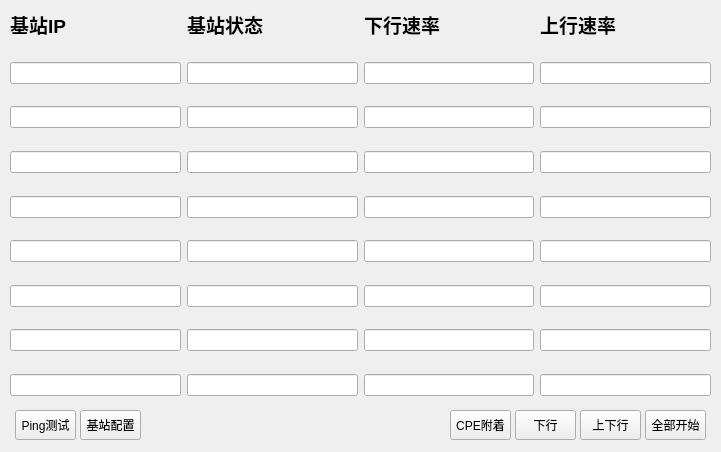
<?xml version="1.0" encoding="UTF-8"?>
<ui version="4.0">
 <class>widget</class>
 <widget class="QWidget" name="widget">
  <property name="geometry">
   <rect>
    <x>0</x>
    <y>0</y>
    <width>721</width>
    <height>452</height>
   </rect>
  </property>
  <property name="sizePolicy">
   <sizepolicy hsizetype="Fixed" vsizetype="Fixed">
    <horstretch>0</horstretch>
    <verstretch>0</verstretch>
   </sizepolicy>
  </property>
  <property name="minimumSize">
   <size>
    <width>721</width>
    <height>452</height>
   </size>
  </property>
  <property name="maximumSize">
   <size>
    <width>721</width>
    <height>486</height>
   </size>
  </property>
  <property name="palette">
   <palette>
    <active>
     <colorrole role="WindowText">
      <brush brushstyle="SolidPattern">
       <color alpha="255">
        <red>0</red>
        <green>0</green>
        <blue>0</blue>
       </color>
      </brush>
     </colorrole>
     <colorrole role="Dark">
      <brush brushstyle="SolidPattern">
       <color alpha="255">
        <red>157</red>
        <green>157</green>
        <blue>157</blue>
       </color>
      </brush>
     </colorrole>
     <colorrole role="Text">
      <brush brushstyle="SolidPattern">
       <color alpha="255">
        <red>0</red>
        <green>0</green>
        <blue>0</blue>
       </color>
      </brush>
     </colorrole>
     <colorrole role="ButtonText">
      <brush brushstyle="SolidPattern">
       <color alpha="255">
        <red>0</red>
        <green>0</green>
        <blue>0</blue>
       </color>
      </brush>
     </colorrole>
    </active>
    <inactive>
     <colorrole role="WindowText">
      <brush brushstyle="SolidPattern">
       <color alpha="255">
        <red>0</red>
        <green>0</green>
        <blue>0</blue>
       </color>
      </brush>
     </colorrole>
     <colorrole role="Dark">
      <brush brushstyle="SolidPattern">
       <color alpha="255">
        <red>157</red>
        <green>157</green>
        <blue>157</blue>
       </color>
      </brush>
     </colorrole>
     <colorrole role="Text">
      <brush brushstyle="SolidPattern">
       <color alpha="255">
        <red>0</red>
        <green>0</green>
        <blue>0</blue>
       </color>
      </brush>
     </colorrole>
     <colorrole role="ButtonText">
      <brush brushstyle="SolidPattern">
       <color alpha="255">
        <red>0</red>
        <green>0</green>
        <blue>0</blue>
       </color>
      </brush>
     </colorrole>
    </inactive>
    <disabled>
     <colorrole role="WindowText">
      <brush brushstyle="SolidPattern">
       <color alpha="255">
        <red>157</red>
        <green>157</green>
        <blue>157</blue>
       </color>
      </brush>
     </colorrole>
     <colorrole role="Dark">
      <brush brushstyle="SolidPattern">
       <color alpha="255">
        <red>157</red>
        <green>157</green>
        <blue>157</blue>
       </color>
      </brush>
     </colorrole>
     <colorrole role="Text">
      <brush brushstyle="SolidPattern">
       <color alpha="255">
        <red>157</red>
        <green>157</green>
        <blue>157</blue>
       </color>
      </brush>
     </colorrole>
     <colorrole role="ButtonText">
      <brush brushstyle="SolidPattern">
       <color alpha="255">
        <red>157</red>
        <green>157</green>
        <blue>157</blue>
       </color>
      </brush>
     </colorrole>
    </disabled>
   </palette>
  </property>
  <property name="focusPolicy">
   <enum>Qt::NoFocus</enum>
  </property>
  <property name="windowTitle">
   <string>工具</string>
  </property>
  <property name="autoFillBackground">
   <bool>false</bool>
  </property>
  <widget class="QWidget" name="layoutWidget">
   <property name="geometry">
    <rect>
     <x>10</x>
     <y>10</y>
     <width>701</width>
     <height>386</height>
    </rect>
   </property>
   <property name="sizePolicy">
    <sizepolicy hsizetype="Fixed" vsizetype="Fixed">
     <horstretch>0</horstretch>
     <verstretch>0</verstretch>
    </sizepolicy>
   </property>
   <layout class="QHBoxLayout" name="horizontalLayout_2">
    <item>
     <layout class="QVBoxLayout" name="verticalLayout_1">
      <item>
       <widget class="QLabel" name="label_1">
        <property name="sizePolicy">
         <sizepolicy hsizetype="Fixed" vsizetype="Fixed">
          <horstretch>0</horstretch>
          <verstretch>0</verstretch>
         </sizepolicy>
        </property>
        <property name="text">
         <string>&lt;html&gt;&lt;head/&gt;&lt;body&gt;&lt;p align=&quot;center&quot;&gt;&lt;span style=&quot; font-size:14pt; font-weight:600;&quot;&gt;基站IP&lt;/span&gt;&lt;/p&gt;&lt;/body&gt;&lt;/html&gt;</string>
        </property>
       </widget>
      </item>
      <item>
       <spacer name="verticalSpacer_1">
        <property name="sizePolicy">
         <sizepolicy hsizetype="Fixed" vsizetype="Fixed">
          <horstretch>0</horstretch>
          <verstretch>0</verstretch>
         </sizepolicy>
        </property>
        <property name="orientation">
         <enum>Qt::Vertical</enum>
        </property>
        <property name="sizeHint" stdset="0">
         <size>
          <width>20</width>
          <height>13</height>
         </size>
        </property>
       </spacer>
      </item>
      <item>
       <widget class="QLineEdit" name="lineEdit_1">
        <property name="sizePolicy">
         <sizepolicy hsizetype="Minimum" vsizetype="Fixed">
          <horstretch>0</horstretch>
          <verstretch>0</verstretch>
         </sizepolicy>
        </property>
        <property name="cursor">
         <cursorShape>IBeamCursor</cursorShape>
        </property>
        <property name="focusPolicy">
         <enum>Qt::StrongFocus</enum>
        </property>
       </widget>
      </item>
      <item>
       <spacer name="verticalSpacer_2">
        <property name="sizePolicy">
         <sizepolicy hsizetype="Fixed" vsizetype="Fixed">
          <horstretch>0</horstretch>
          <verstretch>0</verstretch>
         </sizepolicy>
        </property>
        <property name="orientation">
         <enum>Qt::Vertical</enum>
        </property>
        <property name="sizeHint" stdset="0">
         <size>
          <width>20</width>
          <height>13</height>
         </size>
        </property>
       </spacer>
      </item>
      <item>
       <widget class="QLineEdit" name="lineEdit_2">
        <property name="sizePolicy">
         <sizepolicy hsizetype="Minimum" vsizetype="Fixed">
          <horstretch>0</horstretch>
          <verstretch>0</verstretch>
         </sizepolicy>
        </property>
        <property name="cursor">
         <cursorShape>IBeamCursor</cursorShape>
        </property>
        <property name="focusPolicy">
         <enum>Qt::StrongFocus</enum>
        </property>
       </widget>
      </item>
      <item>
       <spacer name="verticalSpacer_3">
        <property name="sizePolicy">
         <sizepolicy hsizetype="Fixed" vsizetype="Fixed">
          <horstretch>0</horstretch>
          <verstretch>0</verstretch>
         </sizepolicy>
        </property>
        <property name="orientation">
         <enum>Qt::Vertical</enum>
        </property>
        <property name="sizeHint" stdset="0">
         <size>
          <width>20</width>
          <height>13</height>
         </size>
        </property>
       </spacer>
      </item>
      <item>
       <widget class="QLineEdit" name="lineEdit_3">
        <property name="sizePolicy">
         <sizepolicy hsizetype="Minimum" vsizetype="Fixed">
          <horstretch>0</horstretch>
          <verstretch>0</verstretch>
         </sizepolicy>
        </property>
        <property name="cursor">
         <cursorShape>IBeamCursor</cursorShape>
        </property>
        <property name="focusPolicy">
         <enum>Qt::StrongFocus</enum>
        </property>
       </widget>
      </item>
      <item>
       <spacer name="verticalSpacer_4">
        <property name="sizePolicy">
         <sizepolicy hsizetype="Fixed" vsizetype="Fixed">
          <horstretch>0</horstretch>
          <verstretch>0</verstretch>
         </sizepolicy>
        </property>
        <property name="orientation">
         <enum>Qt::Vertical</enum>
        </property>
        <property name="sizeHint" stdset="0">
         <size>
          <width>20</width>
          <height>13</height>
         </size>
        </property>
       </spacer>
      </item>
      <item>
       <widget class="QLineEdit" name="lineEdit_4">
        <property name="sizePolicy">
         <sizepolicy hsizetype="Minimum" vsizetype="Fixed">
          <horstretch>0</horstretch>
          <verstretch>0</verstretch>
         </sizepolicy>
        </property>
        <property name="cursor">
         <cursorShape>IBeamCursor</cursorShape>
        </property>
        <property name="focusPolicy">
         <enum>Qt::StrongFocus</enum>
        </property>
       </widget>
      </item>
      <item>
       <spacer name="verticalSpacer_5">
        <property name="sizePolicy">
         <sizepolicy hsizetype="Fixed" vsizetype="Fixed">
          <horstretch>0</horstretch>
          <verstretch>0</verstretch>
         </sizepolicy>
        </property>
        <property name="orientation">
         <enum>Qt::Vertical</enum>
        </property>
        <property name="sizeHint" stdset="0">
         <size>
          <width>20</width>
          <height>13</height>
         </size>
        </property>
       </spacer>
      </item>
      <item>
       <widget class="QLineEdit" name="lineEdit_5">
        <property name="sizePolicy">
         <sizepolicy hsizetype="Minimum" vsizetype="Fixed">
          <horstretch>0</horstretch>
          <verstretch>0</verstretch>
         </sizepolicy>
        </property>
        <property name="cursor">
         <cursorShape>IBeamCursor</cursorShape>
        </property>
        <property name="focusPolicy">
         <enum>Qt::StrongFocus</enum>
        </property>
       </widget>
      </item>
      <item>
       <spacer name="verticalSpacer_6">
        <property name="sizePolicy">
         <sizepolicy hsizetype="Fixed" vsizetype="Fixed">
          <horstretch>0</horstretch>
          <verstretch>0</verstretch>
         </sizepolicy>
        </property>
        <property name="orientation">
         <enum>Qt::Vertical</enum>
        </property>
        <property name="sizeHint" stdset="0">
         <size>
          <width>20</width>
          <height>13</height>
         </size>
        </property>
       </spacer>
      </item>
      <item>
       <widget class="QLineEdit" name="lineEdit_6">
        <property name="sizePolicy">
         <sizepolicy hsizetype="Minimum" vsizetype="Fixed">
          <horstretch>0</horstretch>
          <verstretch>0</verstretch>
         </sizepolicy>
        </property>
        <property name="cursor">
         <cursorShape>IBeamCursor</cursorShape>
        </property>
        <property name="focusPolicy">
         <enum>Qt::StrongFocus</enum>
        </property>
       </widget>
      </item>
      <item>
       <spacer name="verticalSpacer_7">
        <property name="sizePolicy">
         <sizepolicy hsizetype="Fixed" vsizetype="Fixed">
          <horstretch>0</horstretch>
          <verstretch>0</verstretch>
         </sizepolicy>
        </property>
        <property name="orientation">
         <enum>Qt::Vertical</enum>
        </property>
        <property name="sizeHint" stdset="0">
         <size>
          <width>20</width>
          <height>13</height>
         </size>
        </property>
       </spacer>
      </item>
      <item>
       <widget class="QLineEdit" name="lineEdit_7">
        <property name="sizePolicy">
         <sizepolicy hsizetype="Minimum" vsizetype="Fixed">
          <horstretch>0</horstretch>
          <verstretch>0</verstretch>
         </sizepolicy>
        </property>
        <property name="cursor">
         <cursorShape>IBeamCursor</cursorShape>
        </property>
        <property name="focusPolicy">
         <enum>Qt::StrongFocus</enum>
        </property>
       </widget>
      </item>
      <item>
       <spacer name="verticalSpacer_8">
        <property name="sizePolicy">
         <sizepolicy hsizetype="Fixed" vsizetype="Fixed">
          <horstretch>0</horstretch>
          <verstretch>0</verstretch>
         </sizepolicy>
        </property>
        <property name="orientation">
         <enum>Qt::Vertical</enum>
        </property>
        <property name="sizeHint" stdset="0">
         <size>
          <width>20</width>
          <height>13</height>
         </size>
        </property>
       </spacer>
      </item>
      <item>
       <widget class="QLineEdit" name="lineEdit_8">
        <property name="sizePolicy">
         <sizepolicy hsizetype="Minimum" vsizetype="Fixed">
          <horstretch>0</horstretch>
          <verstretch>0</verstretch>
         </sizepolicy>
        </property>
        <property name="cursor">
         <cursorShape>IBeamCursor</cursorShape>
        </property>
        <property name="focusPolicy">
         <enum>Qt::StrongFocus</enum>
        </property>
       </widget>
      </item>
     </layout>
    </item>
    <item>
     <layout class="QVBoxLayout" name="verticalLayout_2">
      <item>
       <widget class="QLabel" name="label_2">
        <property name="sizePolicy">
         <sizepolicy hsizetype="Fixed" vsizetype="Fixed">
          <horstretch>0</horstretch>
          <verstretch>0</verstretch>
         </sizepolicy>
        </property>
        <property name="text">
         <string>&lt;html&gt;&lt;head/&gt;&lt;body&gt;&lt;p align=&quot;center&quot;&gt;&lt;span style=&quot; font-size:14pt; font-weight:600;&quot;&gt;基站状态&lt;/span&gt;&lt;/p&gt;&lt;/body&gt;&lt;/html&gt;</string>
        </property>
       </widget>
      </item>
      <item>
       <spacer name="verticalSpacer_11">
        <property name="sizePolicy">
         <sizepolicy hsizetype="Fixed" vsizetype="Fixed">
          <horstretch>0</horstretch>
          <verstretch>0</verstretch>
         </sizepolicy>
        </property>
        <property name="orientation">
         <enum>Qt::Vertical</enum>
        </property>
        <property name="sizeHint" stdset="0">
         <size>
          <width>20</width>
          <height>13</height>
         </size>
        </property>
       </spacer>
      </item>
      <item>
       <widget class="QLineEdit" name="lineEdit_11">
        <property name="sizePolicy">
         <sizepolicy hsizetype="Minimum" vsizetype="Fixed">
          <horstretch>0</horstretch>
          <verstretch>0</verstretch>
         </sizepolicy>
        </property>
        <property name="cursor">
         <cursorShape>ForbiddenCursor</cursorShape>
        </property>
        <property name="focusPolicy">
         <enum>Qt::NoFocus</enum>
        </property>
       </widget>
      </item>
      <item>
       <spacer name="verticalSpacer_12">
        <property name="sizePolicy">
         <sizepolicy hsizetype="Fixed" vsizetype="Fixed">
          <horstretch>0</horstretch>
          <verstretch>0</verstretch>
         </sizepolicy>
        </property>
        <property name="orientation">
         <enum>Qt::Vertical</enum>
        </property>
        <property name="sizeHint" stdset="0">
         <size>
          <width>20</width>
          <height>13</height>
         </size>
        </property>
       </spacer>
      </item>
      <item>
       <widget class="QLineEdit" name="lineEdit_12">
        <property name="sizePolicy">
         <sizepolicy hsizetype="Minimum" vsizetype="Fixed">
          <horstretch>0</horstretch>
          <verstretch>0</verstretch>
         </sizepolicy>
        </property>
        <property name="cursor">
         <cursorShape>ForbiddenCursor</cursorShape>
        </property>
        <property name="focusPolicy">
         <enum>Qt::NoFocus</enum>
        </property>
       </widget>
      </item>
      <item>
       <spacer name="verticalSpacer_13">
        <property name="sizePolicy">
         <sizepolicy hsizetype="Fixed" vsizetype="Fixed">
          <horstretch>0</horstretch>
          <verstretch>0</verstretch>
         </sizepolicy>
        </property>
        <property name="orientation">
         <enum>Qt::Vertical</enum>
        </property>
        <property name="sizeHint" stdset="0">
         <size>
          <width>20</width>
          <height>13</height>
         </size>
        </property>
       </spacer>
      </item>
      <item>
       <widget class="QLineEdit" name="lineEdit_13">
        <property name="sizePolicy">
         <sizepolicy hsizetype="Minimum" vsizetype="Fixed">
          <horstretch>0</horstretch>
          <verstretch>0</verstretch>
         </sizepolicy>
        </property>
        <property name="cursor">
         <cursorShape>ForbiddenCursor</cursorShape>
        </property>
        <property name="focusPolicy">
         <enum>Qt::NoFocus</enum>
        </property>
       </widget>
      </item>
      <item>
       <spacer name="verticalSpacer_14">
        <property name="sizePolicy">
         <sizepolicy hsizetype="Fixed" vsizetype="Fixed">
          <horstretch>0</horstretch>
          <verstretch>0</verstretch>
         </sizepolicy>
        </property>
        <property name="orientation">
         <enum>Qt::Vertical</enum>
        </property>
        <property name="sizeHint" stdset="0">
         <size>
          <width>20</width>
          <height>13</height>
         </size>
        </property>
       </spacer>
      </item>
      <item>
       <widget class="QLineEdit" name="lineEdit_14">
        <property name="sizePolicy">
         <sizepolicy hsizetype="Minimum" vsizetype="Fixed">
          <horstretch>0</horstretch>
          <verstretch>0</verstretch>
         </sizepolicy>
        </property>
        <property name="cursor">
         <cursorShape>ForbiddenCursor</cursorShape>
        </property>
        <property name="focusPolicy">
         <enum>Qt::NoFocus</enum>
        </property>
       </widget>
      </item>
      <item>
       <spacer name="verticalSpacer_15">
        <property name="sizePolicy">
         <sizepolicy hsizetype="Fixed" vsizetype="Fixed">
          <horstretch>0</horstretch>
          <verstretch>0</verstretch>
         </sizepolicy>
        </property>
        <property name="orientation">
         <enum>Qt::Vertical</enum>
        </property>
        <property name="sizeHint" stdset="0">
         <size>
          <width>20</width>
          <height>13</height>
         </size>
        </property>
       </spacer>
      </item>
      <item>
       <widget class="QLineEdit" name="lineEdit_15">
        <property name="sizePolicy">
         <sizepolicy hsizetype="Minimum" vsizetype="Fixed">
          <horstretch>0</horstretch>
          <verstretch>0</verstretch>
         </sizepolicy>
        </property>
        <property name="cursor">
         <cursorShape>ForbiddenCursor</cursorShape>
        </property>
        <property name="focusPolicy">
         <enum>Qt::NoFocus</enum>
        </property>
       </widget>
      </item>
      <item>
       <spacer name="verticalSpacer_16">
        <property name="sizePolicy">
         <sizepolicy hsizetype="Fixed" vsizetype="Fixed">
          <horstretch>0</horstretch>
          <verstretch>0</verstretch>
         </sizepolicy>
        </property>
        <property name="orientation">
         <enum>Qt::Vertical</enum>
        </property>
        <property name="sizeHint" stdset="0">
         <size>
          <width>20</width>
          <height>13</height>
         </size>
        </property>
       </spacer>
      </item>
      <item>
       <widget class="QLineEdit" name="lineEdit_16">
        <property name="sizePolicy">
         <sizepolicy hsizetype="Minimum" vsizetype="Fixed">
          <horstretch>0</horstretch>
          <verstretch>0</verstretch>
         </sizepolicy>
        </property>
        <property name="cursor">
         <cursorShape>ForbiddenCursor</cursorShape>
        </property>
        <property name="focusPolicy">
         <enum>Qt::NoFocus</enum>
        </property>
       </widget>
      </item>
      <item>
       <spacer name="verticalSpacer_17">
        <property name="sizePolicy">
         <sizepolicy hsizetype="Fixed" vsizetype="Fixed">
          <horstretch>0</horstretch>
          <verstretch>0</verstretch>
         </sizepolicy>
        </property>
        <property name="orientation">
         <enum>Qt::Vertical</enum>
        </property>
        <property name="sizeHint" stdset="0">
         <size>
          <width>20</width>
          <height>13</height>
         </size>
        </property>
       </spacer>
      </item>
      <item>
       <widget class="QLineEdit" name="lineEdit_17">
        <property name="sizePolicy">
         <sizepolicy hsizetype="Minimum" vsizetype="Fixed">
          <horstretch>0</horstretch>
          <verstretch>0</verstretch>
         </sizepolicy>
        </property>
        <property name="cursor">
         <cursorShape>ForbiddenCursor</cursorShape>
        </property>
        <property name="focusPolicy">
         <enum>Qt::NoFocus</enum>
        </property>
       </widget>
      </item>
      <item>
       <spacer name="verticalSpacer_18">
        <property name="sizePolicy">
         <sizepolicy hsizetype="Fixed" vsizetype="Fixed">
          <horstretch>0</horstretch>
          <verstretch>0</verstretch>
         </sizepolicy>
        </property>
        <property name="orientation">
         <enum>Qt::Vertical</enum>
        </property>
        <property name="sizeHint" stdset="0">
         <size>
          <width>20</width>
          <height>13</height>
         </size>
        </property>
       </spacer>
      </item>
      <item>
       <widget class="QLineEdit" name="lineEdit_18">
        <property name="sizePolicy">
         <sizepolicy hsizetype="Minimum" vsizetype="Fixed">
          <horstretch>0</horstretch>
          <verstretch>0</verstretch>
         </sizepolicy>
        </property>
        <property name="cursor">
         <cursorShape>ForbiddenCursor</cursorShape>
        </property>
        <property name="focusPolicy">
         <enum>Qt::NoFocus</enum>
        </property>
       </widget>
      </item>
     </layout>
    </item>
    <item>
     <layout class="QVBoxLayout" name="verticalLayout_3">
      <item>
       <widget class="QLabel" name="label_3">
        <property name="sizePolicy">
         <sizepolicy hsizetype="Fixed" vsizetype="Fixed">
          <horstretch>0</horstretch>
          <verstretch>0</verstretch>
         </sizepolicy>
        </property>
        <property name="text">
         <string>&lt;html&gt;&lt;head/&gt;&lt;body&gt;&lt;p align=&quot;center&quot;&gt;&lt;span style=&quot; font-size:14pt; font-weight:600;&quot;&gt;下行速率&lt;/span&gt;&lt;/p&gt;&lt;/body&gt;&lt;/html&gt;</string>
        </property>
       </widget>
      </item>
      <item>
       <spacer name="verticalSpacer_31">
        <property name="sizePolicy">
         <sizepolicy hsizetype="Fixed" vsizetype="Fixed">
          <horstretch>0</horstretch>
          <verstretch>0</verstretch>
         </sizepolicy>
        </property>
        <property name="orientation">
         <enum>Qt::Vertical</enum>
        </property>
        <property name="sizeHint" stdset="0">
         <size>
          <width>20</width>
          <height>13</height>
         </size>
        </property>
       </spacer>
      </item>
      <item>
       <widget class="QLineEdit" name="lineEdit_21">
        <property name="sizePolicy">
         <sizepolicy hsizetype="Minimum" vsizetype="Fixed">
          <horstretch>0</horstretch>
          <verstretch>0</verstretch>
         </sizepolicy>
        </property>
        <property name="cursor">
         <cursorShape>ForbiddenCursor</cursorShape>
        </property>
        <property name="focusPolicy">
         <enum>Qt::NoFocus</enum>
        </property>
       </widget>
      </item>
      <item>
       <spacer name="verticalSpacer_32">
        <property name="sizePolicy">
         <sizepolicy hsizetype="Fixed" vsizetype="Fixed">
          <horstretch>0</horstretch>
          <verstretch>0</verstretch>
         </sizepolicy>
        </property>
        <property name="orientation">
         <enum>Qt::Vertical</enum>
        </property>
        <property name="sizeHint" stdset="0">
         <size>
          <width>20</width>
          <height>13</height>
         </size>
        </property>
       </spacer>
      </item>
      <item>
       <widget class="QLineEdit" name="lineEdit_22">
        <property name="sizePolicy">
         <sizepolicy hsizetype="Minimum" vsizetype="Fixed">
          <horstretch>0</horstretch>
          <verstretch>0</verstretch>
         </sizepolicy>
        </property>
        <property name="cursor">
         <cursorShape>ForbiddenCursor</cursorShape>
        </property>
        <property name="focusPolicy">
         <enum>Qt::NoFocus</enum>
        </property>
       </widget>
      </item>
      <item>
       <spacer name="verticalSpacer_33">
        <property name="sizePolicy">
         <sizepolicy hsizetype="Fixed" vsizetype="Fixed">
          <horstretch>0</horstretch>
          <verstretch>0</verstretch>
         </sizepolicy>
        </property>
        <property name="orientation">
         <enum>Qt::Vertical</enum>
        </property>
        <property name="sizeHint" stdset="0">
         <size>
          <width>20</width>
          <height>13</height>
         </size>
        </property>
       </spacer>
      </item>
      <item>
       <widget class="QLineEdit" name="lineEdit_23">
        <property name="sizePolicy">
         <sizepolicy hsizetype="Minimum" vsizetype="Fixed">
          <horstretch>0</horstretch>
          <verstretch>0</verstretch>
         </sizepolicy>
        </property>
        <property name="cursor">
         <cursorShape>ForbiddenCursor</cursorShape>
        </property>
        <property name="focusPolicy">
         <enum>Qt::NoFocus</enum>
        </property>
       </widget>
      </item>
      <item>
       <spacer name="verticalSpacer_34">
        <property name="sizePolicy">
         <sizepolicy hsizetype="Fixed" vsizetype="Fixed">
          <horstretch>0</horstretch>
          <verstretch>0</verstretch>
         </sizepolicy>
        </property>
        <property name="orientation">
         <enum>Qt::Vertical</enum>
        </property>
        <property name="sizeHint" stdset="0">
         <size>
          <width>20</width>
          <height>13</height>
         </size>
        </property>
       </spacer>
      </item>
      <item>
       <widget class="QLineEdit" name="lineEdit_24">
        <property name="sizePolicy">
         <sizepolicy hsizetype="Minimum" vsizetype="Fixed">
          <horstretch>0</horstretch>
          <verstretch>0</verstretch>
         </sizepolicy>
        </property>
        <property name="cursor">
         <cursorShape>ForbiddenCursor</cursorShape>
        </property>
        <property name="focusPolicy">
         <enum>Qt::NoFocus</enum>
        </property>
       </widget>
      </item>
      <item>
       <spacer name="verticalSpacer_35">
        <property name="sizePolicy">
         <sizepolicy hsizetype="Fixed" vsizetype="Fixed">
          <horstretch>0</horstretch>
          <verstretch>0</verstretch>
         </sizepolicy>
        </property>
        <property name="orientation">
         <enum>Qt::Vertical</enum>
        </property>
        <property name="sizeHint" stdset="0">
         <size>
          <width>20</width>
          <height>13</height>
         </size>
        </property>
       </spacer>
      </item>
      <item>
       <widget class="QLineEdit" name="lineEdit_25">
        <property name="sizePolicy">
         <sizepolicy hsizetype="Minimum" vsizetype="Fixed">
          <horstretch>0</horstretch>
          <verstretch>0</verstretch>
         </sizepolicy>
        </property>
        <property name="cursor">
         <cursorShape>ForbiddenCursor</cursorShape>
        </property>
        <property name="focusPolicy">
         <enum>Qt::NoFocus</enum>
        </property>
       </widget>
      </item>
      <item>
       <spacer name="verticalSpacer_36">
        <property name="sizePolicy">
         <sizepolicy hsizetype="Fixed" vsizetype="Fixed">
          <horstretch>0</horstretch>
          <verstretch>0</verstretch>
         </sizepolicy>
        </property>
        <property name="orientation">
         <enum>Qt::Vertical</enum>
        </property>
        <property name="sizeHint" stdset="0">
         <size>
          <width>20</width>
          <height>13</height>
         </size>
        </property>
       </spacer>
      </item>
      <item>
       <widget class="QLineEdit" name="lineEdit_26">
        <property name="sizePolicy">
         <sizepolicy hsizetype="Minimum" vsizetype="Fixed">
          <horstretch>0</horstretch>
          <verstretch>0</verstretch>
         </sizepolicy>
        </property>
        <property name="cursor">
         <cursorShape>ForbiddenCursor</cursorShape>
        </property>
        <property name="focusPolicy">
         <enum>Qt::NoFocus</enum>
        </property>
       </widget>
      </item>
      <item>
       <spacer name="verticalSpacer_37">
        <property name="sizePolicy">
         <sizepolicy hsizetype="Fixed" vsizetype="Fixed">
          <horstretch>0</horstretch>
          <verstretch>0</verstretch>
         </sizepolicy>
        </property>
        <property name="orientation">
         <enum>Qt::Vertical</enum>
        </property>
        <property name="sizeHint" stdset="0">
         <size>
          <width>20</width>
          <height>13</height>
         </size>
        </property>
       </spacer>
      </item>
      <item>
       <widget class="QLineEdit" name="lineEdit_27">
        <property name="sizePolicy">
         <sizepolicy hsizetype="Minimum" vsizetype="Fixed">
          <horstretch>0</horstretch>
          <verstretch>0</verstretch>
         </sizepolicy>
        </property>
        <property name="cursor">
         <cursorShape>ForbiddenCursor</cursorShape>
        </property>
        <property name="focusPolicy">
         <enum>Qt::NoFocus</enum>
        </property>
       </widget>
      </item>
      <item>
       <spacer name="verticalSpacer_38">
        <property name="sizePolicy">
         <sizepolicy hsizetype="Fixed" vsizetype="Fixed">
          <horstretch>0</horstretch>
          <verstretch>0</verstretch>
         </sizepolicy>
        </property>
        <property name="orientation">
         <enum>Qt::Vertical</enum>
        </property>
        <property name="sizeHint" stdset="0">
         <size>
          <width>20</width>
          <height>13</height>
         </size>
        </property>
       </spacer>
      </item>
      <item>
       <widget class="QLineEdit" name="lineEdit_28">
        <property name="sizePolicy">
         <sizepolicy hsizetype="Minimum" vsizetype="Fixed">
          <horstretch>0</horstretch>
          <verstretch>0</verstretch>
         </sizepolicy>
        </property>
        <property name="cursor">
         <cursorShape>ForbiddenCursor</cursorShape>
        </property>
        <property name="focusPolicy">
         <enum>Qt::NoFocus</enum>
        </property>
       </widget>
      </item>
     </layout>
    </item>
    <item>
     <layout class="QVBoxLayout" name="verticalLayout_4">
      <item>
       <widget class="QLabel" name="label_4">
        <property name="sizePolicy">
         <sizepolicy hsizetype="Fixed" vsizetype="Fixed">
          <horstretch>0</horstretch>
          <verstretch>0</verstretch>
         </sizepolicy>
        </property>
        <property name="text">
         <string>&lt;html&gt;&lt;head/&gt;&lt;body&gt;&lt;p align=&quot;center&quot;&gt;&lt;span style=&quot; font-size:14pt; font-weight:600;&quot;&gt;上行速率&lt;/span&gt;&lt;/p&gt;&lt;/body&gt;&lt;/html&gt;</string>
        </property>
       </widget>
      </item>
      <item>
       <spacer name="verticalSpacer_41">
        <property name="sizePolicy">
         <sizepolicy hsizetype="Fixed" vsizetype="Fixed">
          <horstretch>0</horstretch>
          <verstretch>0</verstretch>
         </sizepolicy>
        </property>
        <property name="orientation">
         <enum>Qt::Vertical</enum>
        </property>
        <property name="sizeHint" stdset="0">
         <size>
          <width>20</width>
          <height>13</height>
         </size>
        </property>
       </spacer>
      </item>
      <item>
       <widget class="QLineEdit" name="lineEdit_31">
        <property name="sizePolicy">
         <sizepolicy hsizetype="Minimum" vsizetype="Fixed">
          <horstretch>0</horstretch>
          <verstretch>0</verstretch>
         </sizepolicy>
        </property>
        <property name="cursor">
         <cursorShape>ForbiddenCursor</cursorShape>
        </property>
        <property name="focusPolicy">
         <enum>Qt::NoFocus</enum>
        </property>
       </widget>
      </item>
      <item>
       <spacer name="verticalSpacer_42">
        <property name="sizePolicy">
         <sizepolicy hsizetype="Fixed" vsizetype="Fixed">
          <horstretch>0</horstretch>
          <verstretch>0</verstretch>
         </sizepolicy>
        </property>
        <property name="orientation">
         <enum>Qt::Vertical</enum>
        </property>
        <property name="sizeHint" stdset="0">
         <size>
          <width>20</width>
          <height>13</height>
         </size>
        </property>
       </spacer>
      </item>
      <item>
       <widget class="QLineEdit" name="lineEdit_32">
        <property name="sizePolicy">
         <sizepolicy hsizetype="Minimum" vsizetype="Fixed">
          <horstretch>0</horstretch>
          <verstretch>0</verstretch>
         </sizepolicy>
        </property>
        <property name="cursor">
         <cursorShape>ForbiddenCursor</cursorShape>
        </property>
        <property name="focusPolicy">
         <enum>Qt::NoFocus</enum>
        </property>
       </widget>
      </item>
      <item>
       <spacer name="verticalSpacer_43">
        <property name="sizePolicy">
         <sizepolicy hsizetype="Fixed" vsizetype="Fixed">
          <horstretch>0</horstretch>
          <verstretch>0</verstretch>
         </sizepolicy>
        </property>
        <property name="orientation">
         <enum>Qt::Vertical</enum>
        </property>
        <property name="sizeHint" stdset="0">
         <size>
          <width>20</width>
          <height>13</height>
         </size>
        </property>
       </spacer>
      </item>
      <item>
       <widget class="QLineEdit" name="lineEdit_33">
        <property name="sizePolicy">
         <sizepolicy hsizetype="Minimum" vsizetype="Fixed">
          <horstretch>0</horstretch>
          <verstretch>0</verstretch>
         </sizepolicy>
        </property>
        <property name="cursor">
         <cursorShape>ForbiddenCursor</cursorShape>
        </property>
        <property name="focusPolicy">
         <enum>Qt::NoFocus</enum>
        </property>
       </widget>
      </item>
      <item>
       <spacer name="verticalSpacer_44">
        <property name="sizePolicy">
         <sizepolicy hsizetype="Fixed" vsizetype="Fixed">
          <horstretch>0</horstretch>
          <verstretch>0</verstretch>
         </sizepolicy>
        </property>
        <property name="orientation">
         <enum>Qt::Vertical</enum>
        </property>
        <property name="sizeHint" stdset="0">
         <size>
          <width>20</width>
          <height>13</height>
         </size>
        </property>
       </spacer>
      </item>
      <item>
       <widget class="QLineEdit" name="lineEdit_34">
        <property name="sizePolicy">
         <sizepolicy hsizetype="Minimum" vsizetype="Fixed">
          <horstretch>0</horstretch>
          <verstretch>0</verstretch>
         </sizepolicy>
        </property>
        <property name="cursor">
         <cursorShape>ForbiddenCursor</cursorShape>
        </property>
        <property name="focusPolicy">
         <enum>Qt::NoFocus</enum>
        </property>
       </widget>
      </item>
      <item>
       <spacer name="verticalSpacer_45">
        <property name="sizePolicy">
         <sizepolicy hsizetype="Fixed" vsizetype="Fixed">
          <horstretch>0</horstretch>
          <verstretch>0</verstretch>
         </sizepolicy>
        </property>
        <property name="orientation">
         <enum>Qt::Vertical</enum>
        </property>
        <property name="sizeHint" stdset="0">
         <size>
          <width>20</width>
          <height>13</height>
         </size>
        </property>
       </spacer>
      </item>
      <item>
       <widget class="QLineEdit" name="lineEdit_35">
        <property name="sizePolicy">
         <sizepolicy hsizetype="Minimum" vsizetype="Fixed">
          <horstretch>0</horstretch>
          <verstretch>0</verstretch>
         </sizepolicy>
        </property>
        <property name="cursor">
         <cursorShape>ForbiddenCursor</cursorShape>
        </property>
        <property name="focusPolicy">
         <enum>Qt::NoFocus</enum>
        </property>
       </widget>
      </item>
      <item>
       <spacer name="verticalSpacer_46">
        <property name="sizePolicy">
         <sizepolicy hsizetype="Fixed" vsizetype="Fixed">
          <horstretch>0</horstretch>
          <verstretch>0</verstretch>
         </sizepolicy>
        </property>
        <property name="orientation">
         <enum>Qt::Vertical</enum>
        </property>
        <property name="sizeHint" stdset="0">
         <size>
          <width>20</width>
          <height>13</height>
         </size>
        </property>
       </spacer>
      </item>
      <item>
       <widget class="QLineEdit" name="lineEdit_36">
        <property name="sizePolicy">
         <sizepolicy hsizetype="Minimum" vsizetype="Fixed">
          <horstretch>0</horstretch>
          <verstretch>0</verstretch>
         </sizepolicy>
        </property>
        <property name="cursor">
         <cursorShape>ForbiddenCursor</cursorShape>
        </property>
        <property name="focusPolicy">
         <enum>Qt::NoFocus</enum>
        </property>
       </widget>
      </item>
      <item>
       <spacer name="verticalSpacer_47">
        <property name="sizePolicy">
         <sizepolicy hsizetype="Fixed" vsizetype="Fixed">
          <horstretch>0</horstretch>
          <verstretch>0</verstretch>
         </sizepolicy>
        </property>
        <property name="orientation">
         <enum>Qt::Vertical</enum>
        </property>
        <property name="sizeHint" stdset="0">
         <size>
          <width>20</width>
          <height>13</height>
         </size>
        </property>
       </spacer>
      </item>
      <item>
       <widget class="QLineEdit" name="lineEdit_37">
        <property name="sizePolicy">
         <sizepolicy hsizetype="Minimum" vsizetype="Fixed">
          <horstretch>0</horstretch>
          <verstretch>0</verstretch>
         </sizepolicy>
        </property>
        <property name="cursor">
         <cursorShape>ForbiddenCursor</cursorShape>
        </property>
        <property name="focusPolicy">
         <enum>Qt::NoFocus</enum>
        </property>
       </widget>
      </item>
      <item>
       <spacer name="verticalSpacer_48">
        <property name="sizePolicy">
         <sizepolicy hsizetype="Fixed" vsizetype="Fixed">
          <horstretch>0</horstretch>
          <verstretch>0</verstretch>
         </sizepolicy>
        </property>
        <property name="orientation">
         <enum>Qt::Vertical</enum>
        </property>
        <property name="sizeHint" stdset="0">
         <size>
          <width>20</width>
          <height>13</height>
         </size>
        </property>
       </spacer>
      </item>
      <item>
       <widget class="QLineEdit" name="lineEdit_38">
        <property name="sizePolicy">
         <sizepolicy hsizetype="Minimum" vsizetype="Fixed">
          <horstretch>0</horstretch>
          <verstretch>0</verstretch>
         </sizepolicy>
        </property>
        <property name="cursor">
         <cursorShape>ForbiddenCursor</cursorShape>
        </property>
        <property name="focusPolicy">
         <enum>Qt::NoFocus</enum>
        </property>
       </widget>
      </item>
     </layout>
    </item>
   </layout>
  </widget>
  <widget class="QPushButton" name="pushButton2">
   <property name="geometry">
    <rect>
     <x>515</x>
     <y>410</y>
     <width>61</width>
     <height>30</height>
    </rect>
   </property>
   <property name="sizePolicy">
    <sizepolicy hsizetype="Fixed" vsizetype="Fixed">
     <horstretch>0</horstretch>
     <verstretch>0</verstretch>
    </sizepolicy>
   </property>
   <property name="cursor">
    <cursorShape>OpenHandCursor</cursorShape>
   </property>
   <property name="focusPolicy">
    <enum>Qt::NoFocus</enum>
   </property>
   <property name="text">
    <string>下行</string>
   </property>
   <property name="iconSize">
    <size>
     <width>12</width>
     <height>16</height>
    </size>
   </property>
  </widget>
  <widget class="QPushButton" name="pushButton1">
   <property name="geometry">
    <rect>
     <x>80</x>
     <y>410</y>
     <width>61</width>
     <height>30</height>
    </rect>
   </property>
   <property name="sizePolicy">
    <sizepolicy hsizetype="Fixed" vsizetype="Fixed">
     <horstretch>0</horstretch>
     <verstretch>0</verstretch>
    </sizepolicy>
   </property>
   <property name="cursor">
    <cursorShape>OpenHandCursor</cursorShape>
   </property>
   <property name="focusPolicy">
    <enum>Qt::StrongFocus</enum>
   </property>
   <property name="text">
    <string>基站配置</string>
   </property>
  </widget>
  <widget class="QPushButton" name="pushButton3">
   <property name="geometry">
    <rect>
     <x>15</x>
     <y>410</y>
     <width>61</width>
     <height>30</height>
    </rect>
   </property>
   <property name="sizePolicy">
    <sizepolicy hsizetype="Fixed" vsizetype="Fixed">
     <horstretch>0</horstretch>
     <verstretch>0</verstretch>
    </sizepolicy>
   </property>
   <property name="cursor">
    <cursorShape>OpenHandCursor</cursorShape>
   </property>
   <property name="focusPolicy">
    <enum>Qt::StrongFocus</enum>
   </property>
   <property name="text">
    <string>Ping测试</string>
   </property>
  </widget>
  <widget class="QPushButton" name="pushButton4">
   <property name="geometry">
    <rect>
     <x>450</x>
     <y>410</y>
     <width>61</width>
     <height>30</height>
    </rect>
   </property>
   <property name="sizePolicy">
    <sizepolicy hsizetype="Fixed" vsizetype="Fixed">
     <horstretch>0</horstretch>
     <verstretch>0</verstretch>
    </sizepolicy>
   </property>
   <property name="cursor">
    <cursorShape>OpenHandCursor</cursorShape>
   </property>
   <property name="focusPolicy">
    <enum>Qt::NoFocus</enum>
   </property>
   <property name="text">
    <string>CPE附着</string>
   </property>
   <property name="iconSize">
    <size>
     <width>12</width>
     <height>16</height>
    </size>
   </property>
  </widget>
  <widget class="QLabel" name="label">
   <property name="geometry">
    <rect>
     <x>145</x>
     <y>410</y>
     <width>291</width>
     <height>30</height>
    </rect>
   </property>
   <property name="styleSheet">
    <string notr="true">color: rgb(255, 0, 0);</string>
   </property>
   <property name="text">
    <string/>
   </property>
  </widget>
  <widget class="QPushButton" name="pushButton5">
   <property name="geometry">
    <rect>
     <x>580</x>
     <y>410</y>
     <width>61</width>
     <height>30</height>
    </rect>
   </property>
   <property name="sizePolicy">
    <sizepolicy hsizetype="Fixed" vsizetype="Fixed">
     <horstretch>0</horstretch>
     <verstretch>0</verstretch>
    </sizepolicy>
   </property>
   <property name="cursor">
    <cursorShape>OpenHandCursor</cursorShape>
   </property>
   <property name="focusPolicy">
    <enum>Qt::NoFocus</enum>
   </property>
   <property name="text">
    <string>上下行</string>
   </property>
   <property name="iconSize">
    <size>
     <width>12</width>
     <height>16</height>
    </size>
   </property>
  </widget>
  <widget class="QPushButton" name="pushButton6">
   <property name="geometry">
    <rect>
     <x>645</x>
     <y>410</y>
     <width>61</width>
     <height>30</height>
    </rect>
   </property>
   <property name="sizePolicy">
    <sizepolicy hsizetype="Fixed" vsizetype="Fixed">
     <horstretch>0</horstretch>
     <verstretch>0</verstretch>
    </sizepolicy>
   </property>
   <property name="cursor">
    <cursorShape>OpenHandCursor</cursorShape>
   </property>
   <property name="focusPolicy">
    <enum>Qt::NoFocus</enum>
   </property>
   <property name="text">
    <string>全部开始</string>
   </property>
   <property name="iconSize">
    <size>
     <width>12</width>
     <height>16</height>
    </size>
   </property>
  </widget>
 </widget>
 <resources/>
 <connections/>
</ui>
